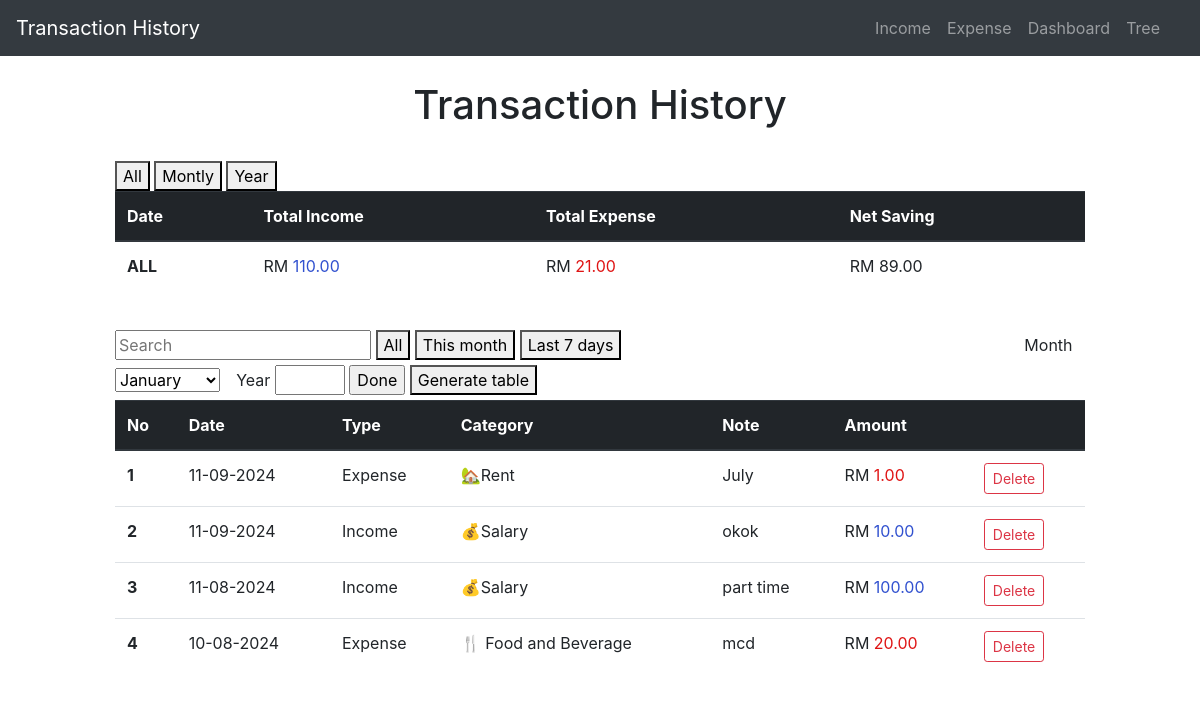
The page / on the database its author committed.
### application/models.py (models this page shows, shortened)
class add_expenses(db.Model):
    id = db.Column(db.Integer, primary_key=True)
    amount = db.Column(db.Double, nullable=False)
    category = db.Column(db.String(30),nullable=False)
    date = db.Column(db.DateTime, nullable=False)
    type = db.Column(db.String(10), nullable=False, default= 'Expense')
    nota = db.Column(db.String(15))

class add_incomes(db.Model):
    id = db.Column(db.Integer, primary_key=True)
    amount = db.Column(db.Double, nullable=False)
    category = db.Column(db.String(30),nullable=False)
    date = db.Column(db.DateTime, nullable=False)
    type = db.Column(db.String(10), nullable=False, default= 'Income')
    nota = db.Column(db.String(15))

### application/routes.py (the view)
@app.route('/', methods = ["POST", "GET"])
def index():
    form = this_month_table_Form()
    if form.validate_on_submit():
        db.session.query(month_and_year).delete()
        db.session.commit()
        entry = month_and_year(month=form.month.data, year=form.year.data)
        db.session.add(entry)
        db.session.commit()
    expenses = add_expenses.query.order_by(add_expenses.date.desc()).all()
    incomes = add_incomes.query.order_by(add_incomes.date.desc()).all()
    entries = combine_table(expenses,incomes)
    sum_expenses = db.session.query(db.func.sum(add_expenses.amount)).all()
    sum_expense = [expense[0] if expense[0] is not None else 0 for expense in sum_expenses]
    sum_incomes = db.session.query(db.func.sum(add_incomes.amount)).all()
    sum_income = [income[0] if income[0] is not None else 0 for income in sum_incomes]
    net = [round(sum_income[0] - sum_expense[0], 2)]
    return render_template('index.html', title="Transaction history", entries=entries,  sum_expense=sum_expense, sum_income=sum_income, net=net, form=form)

### application/form.py
class this_month_table_Form(FlaskForm):
    year = IntegerField('Year', validators=[DataRequired(), NumberRange(min=1)])
    month = SelectField ('Month' , validators=[DataRequired()],
                                            choices  =[('1', 'January'),
                                                      ('2','February'),
                                                      ('3','March'),
                                                      ('4',' April'),
                                                      ('5','May'),
                                                      ('6','June'),
                                                      ('7','July'),
                                                      ('8','August'),
                                                      ('9','September'),
                                                      ('10','October'),
                                                      ('11','November'),
                                                      ('12','December')
                                                      ])
    submit = SubmitField('Done')

### application/routes.py (called while the page is built)
def combine_table(expenses,incomes):
    entries = []
    for expense in expenses:
        entries.append({
            'id': expense.id,
            'date': expense.date,
            'type': expense.type,
            'category': expense.category,  # Assuming a category field exists
            'amount': expense.amount,
            'nota': expense.nota
        })
    for income in incomes:
        entries.append({
            'id': income.id,
            'date': income.date,
            'type': income.type,
            'category': income.category,  # Assuming the source acts as a category
            'amount': income.amount,
            'nota': income.nota
        })
    entries.sort(key=lambda x: x['date'], reverse=True)
    return entries

### application/templates/index.html (shortened to what this page needs)
{% extends 'layout.html' %}
{% block content %}
    <head>
    </head>
    <div class="col-sm-10 ml-auto mr-auto ">
       <center>
        <H1>Transaction History</H1>
       </center>
       <br>
       <section class="section">
            <div class="columns">
                <div class="column is-one-third is-offset-one-third">
                    <button type='button' hx-get="/net_all_table" hx-target="#net_table">All</button>
                    <button type='button' hx-get="/net_montly_table" hx-target="#net_table">Montly</button>
                    <button type='button' hx-get="/net_yearly_table" hx-target="#net_table">Year</button>
                </div>
            </div>
            <table class="table">
                <thead class="thead-dark">
                    <tr>
                        <th scope="col">Date</th>
                        <th scope="col">Total Income</th>
                        <th scope="col">Total Expense</th>
                        <th scope="col">Net Saving</th>
                    </tr>
                </thead>
                <tbody id="net_table" >
                    {% for expense in sum_expense %}
                    {% for income in sum_income %}
                    {% for net_save in net %}
                            <tr>
                                <th scope="row">ALL</th>
                                <td class="amount-field">RM <span style="color: rgb(49, 81, 207);">{{ "{:.2f}".format(income) }}</span></td>
                                <td class="amount-field">RM <span style="color: rgb(223, 20, 20);">{{ "{:.2f}".format(expense) }}</span></td>
                                <td class="amount-field">{{  'RM ' + "{:.2f}".format(net_save) }}</td>
                            </tr>
                    {% endfor %}
                    {% endfor %}
                    {% endfor %}
                </tbody>
            </table>
        </section>
        <br>
        <section class="section">
            <div class="columns">
                <div class="column is-one-third is-offset-one-third">
                        <form action="" method="POST">
                            <row>
                                <input type='text' class="input" placeholder="Search" name="q" hx-get="/search" hx-trigger="keyup changed delay:500ms" hx-target="#results">
                                <button type='button' hx-get="/default_table" hx-target="#results">All</button>
                                <button type='button' hx-get="/this_month_table" hx-target="#results">This month</button>
                                <button type='button' hx-get="/last_7days_table" hx-target="#results">Last 7 days</button>⠀⠀⠀⠀⠀⠀⠀⠀⠀⠀⠀⠀⠀⠀⠀⠀⠀⠀⠀⠀⠀⠀⠀⠀⠀⠀⠀⠀⠀⠀⠀⠀⠀⠀
                                        {{ form.month.label(class = "form-control-label") }}
                                        {{ form.month(class = "input is-small") }}⠀
                                        {{ form.year.label(class = "form-control-label") }}
                                        {{ form.year(class = "input is-small", style="width: 70px;") }}
                                        {{ form.submit(class = "input is-small") }}
                                <button type="submit"  hx-get="/set"  hx-target="#results">Generate table</button>
                            </row>
                        </form>
                </div>
            </div>
            <table class="table">
                <thead class="thead-dark">
                    <tr>
                        <th scope="col">No</th>
                        <th scope="col">Date</th>
                        <th scope="col">Type</th>
                        <th scope="col">Category</th>
                        <th scope="col">Note</th>
                        <th scope="col">Amount</th>
                        <th scope="col"></th>
                    </tr>
                </thead>
                <tbody id="results">
                    {% for entry in entries %}
                            <tr>
                                <th scope="row">{{loop.index}}</th>
                                <td>{{entry.date.strftime("%d-%m-%Y")}}</td>
                                <td>{{entry.type}}</td>
                                <td>{{entry.category }}</td>
                                <td>{{entry.nota }}</td>
                                {% if entry.type == 'Expense' %}
                                <td class="amount-field">RM <span style="color: rgb(223, 20, 20);">{{ "{:.2f}".format(entry.amount) }}</span></td>
                                {% else %}
                                <td class="amount-field">RM <span style="color: rgb(49, 81, 207);">{{ "{:.2f}".format(entry.amount) }}</span></td>
                                {% endif %}
                                <td><a href="{{ url_for('delete', entry_id=entry.id, entry_type=entry.type, entry_amount=entry.amount, entry_date=entry.date.strftime('%Y-%m-%d %H:%M:%S'), next=url_for('index')) }}" class="btn btn-outline-danger btn-sm">Delete</a></td>
                            </tr>
                    {% endfor %}
                </tbody>
            </table>
        </section>
    </div>
{% endblock %}

### application/templates/layout.html (shortened to what this page needs)
<!DOCTYPE html>
<html lang="en">
<head>
    <link rel="stylesheet"
        href="https://maxcdn.bootstrapcdn.com/bootstrap/4.0.0/css/bootstrap.min.css"
        href="static/styles.css"
>
</head>
<body>
    <div class="container-fluid">
        <div class="row">
            <div class="col-md-12 p-0">
                <header class="mb-4">
                    <nav class="navbar navbar-expand-lg navbar-dark bg-dark">
                        <a class="navbar-brand" href="{{ url_for('index') }}">Transaction History</a>
                        <div class="collapse navbar-collapse" id="navbarNavAltMarkup">
                            <div class="navbar-nav ml-auto mr-3">
                                <a class="nav-item nav-link" href="{{ url_for('add_income') }}">Income</a>
                                <a class="nav-item nav-link" href="{{ url_for('add_expense') }}">Expense</a>
                                <a class="nav-item nav-link" href="{{ url_for('dashboard') }}">Dashboard</a>
                                <a class="nav-item nav-link" href="{{ url_for('tree') }}">Tree</a>
                            </div>
                        </div>
                    </nav>
                </header>
            </div>
        </div>
        <div class="row justify-content-center">
            <div class="col-md-10"></div>
                {% block content %}{% endblock %}
            </div>
        </div>
</body>
</html>

### rows shown on the page
add_expenses: date "11-09-2024", type "Expense", category "🏡Rent", nota "July", amount "1.00"
add_incomes: date "11-09-2024", type "Income", category "💰Salary", nota "okok", amount "10.00"
add_incomes: date "11-08-2024", type "Income", category "💰Salary", nota "part time", amount "100.00"
add_expenses: date "10-08-2024", type "Expense", category "🍴 Food and Beverage", nota "mcd", amount "20.00"

### other values the page prints
{{ "{:.2f}".format(income) }} "110.00"
{{ "{:.2f}".format(expense) }} "21.00"
{{ 'RM ' + "{:.2f}".format(net_save) }} "RM 89.00"
